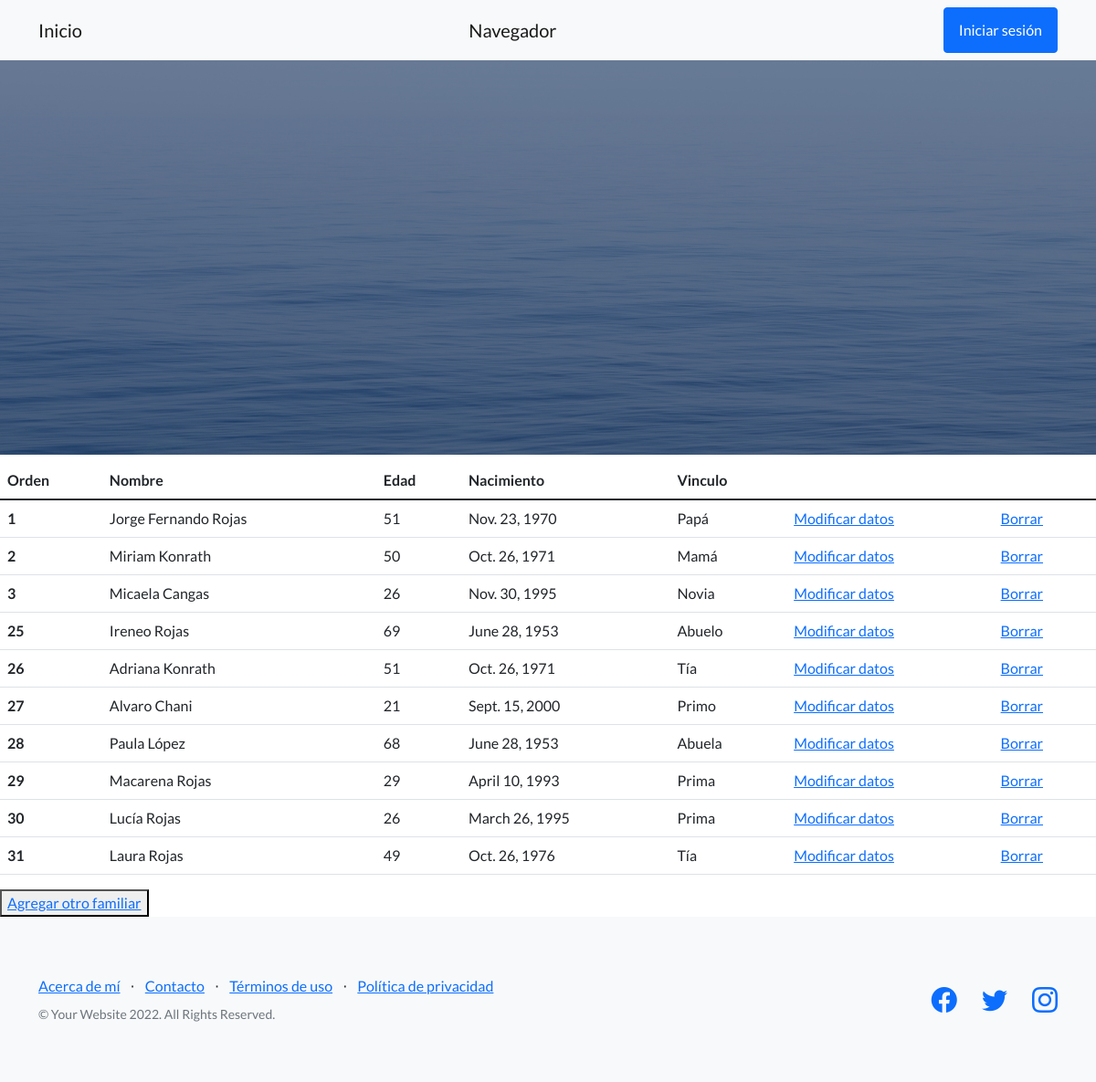
Page /index/lista_familiares on the committed database.
### app_familia/models.py (models this page shows, shortened)
class Familias (models.Model):
    nombre = models.CharField(max_length=40)
    edad = models.IntegerField()
    nacimiento = models.DateField()
    vinculo = models.CharField(max_length=20)

### app_familia/views.py (the view)
# urls.py: path("lista_familiares", views.lista_familiares, name= "lista_familiares"),
def lista_familiares(request):
    miembros = Familias.objects.all()
    datos = {"datos": miembros}
    return render(request, "lista_familiares.html", datos)

### app_familia/templates/lista_familiares.html (shortened to what this page needs)
{% extends "padre.html" %}
{% load static %}
{% block contenido %}
<table class="table">
  <thead>
    <tr>
      <th scope="col">Orden</th>
      <th scope="col">Nombre</th>
      <th scope="col">Edad</th>
      <th scope="col">Nacimiento</th>
      <th scope="col">Vinculo</th>
    </tr>
  </thead>
  <tbody>
    {%for familiar in datos%}
    <tr>
      <th scope="row">{{familiar.id}}</th>
      <td>{{familiar.nombre}}</td>
      <td>{{familiar.edad}}</td>
      <td>{{familiar.nacimiento}}</td>
      <td>{{familiar.vinculo}}</td>
      <td><a href="modificar">Modificar datos</a></td></td>
      <td><a href="eliminar_familiar">Borrar</a></td>
    </tr>
    {%endfor%}
  </tbody>
</table>
<button>
  <a href="nuevo_familiar">Agregar otro familiar</a>
</button>
    {% endblock %}

### rows in the picture
Familias: id "1", nombre "Jorge Fernando Rojas", edad "51", nacimiento "Nov. 23, 1970", vinculo "Papá"
Familias: id "2", nombre "Miriam Konrath", edad "50", nacimiento "Oct. 26, 1971", vinculo "Mamá"
Familias: id "3", nombre "Micaela Cangas", edad "26", nacimiento "Nov. 30, 1995", vinculo "Novia"
Familias: id "25", nombre "Ireneo Rojas", edad "69", nacimiento "June 28, 1953", vinculo "Abuelo"
Familias: id "26", nombre "Adriana Konrath", edad "51", nacimiento "Oct. 26, 1971", vinculo "Tía"
Familias: id "27", nombre "Alvaro Chani", edad "21", nacimiento "Sept. 15, 2000", vinculo "Primo"
Familias: id "28", nombre "Paula López", edad "68", nacimiento "June 28, 1953", vinculo "Abuela"
Familias: id "29", nombre "Macarena Rojas", edad "29", nacimiento "April 10, 1993", vinculo "Prima"
Familias: id "30", nombre "Lucía Rojas", edad "26", nacimiento "March 26, 1995", vinculo "Prima"
Familias: id "31", nombre "Laura Rojas", edad "49", nacimiento "Oct. 26, 1976", vinculo "Tía"
